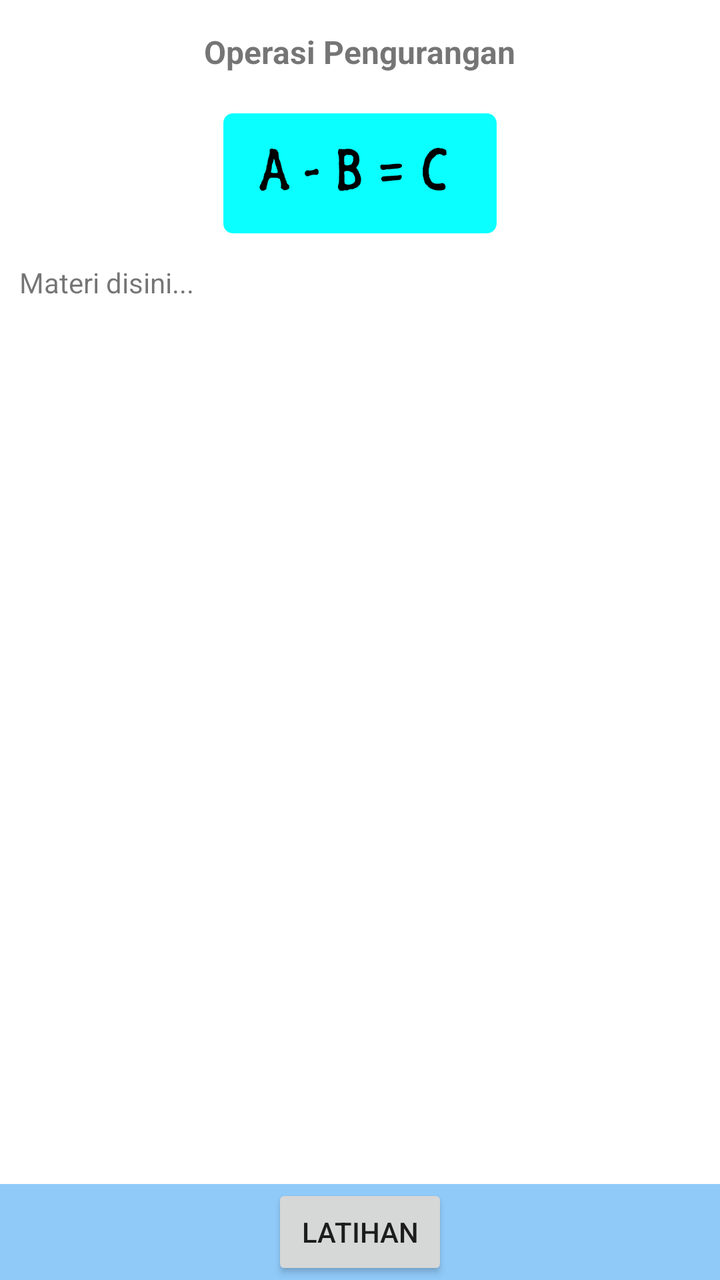
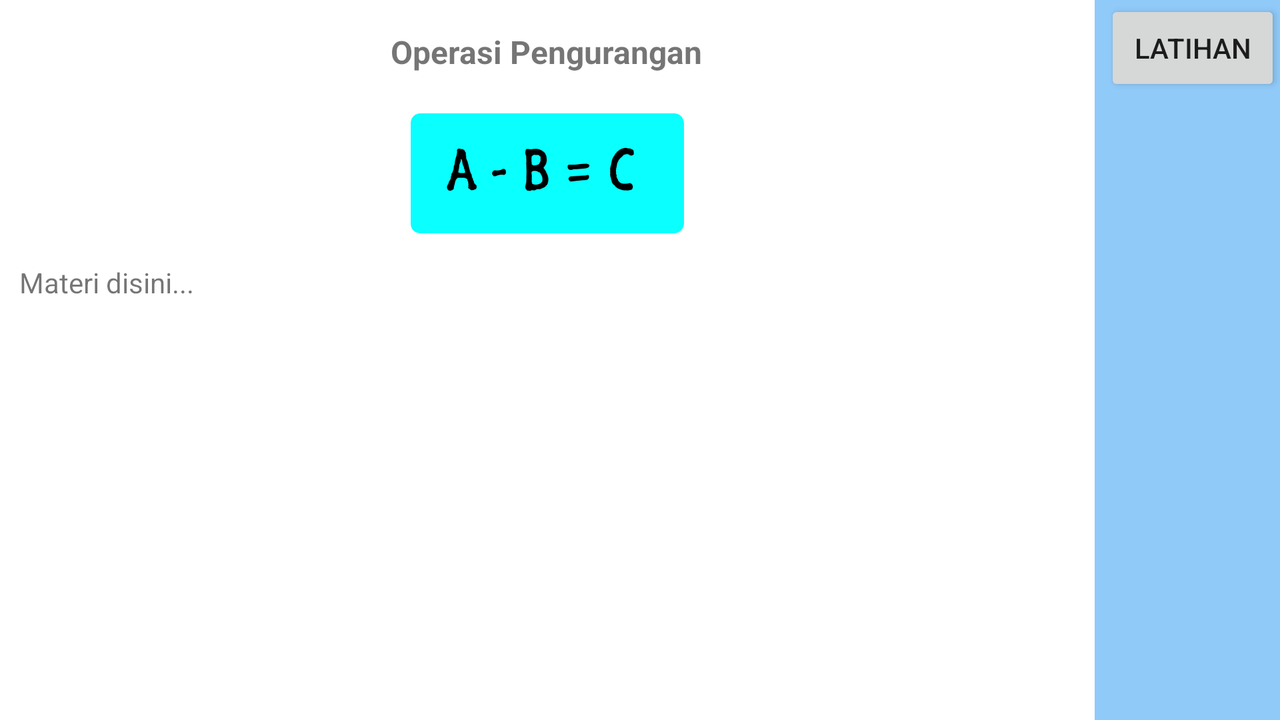

The same Android screen from two of the app's own layout files: first res/layout/ as a phone draws it, then the repository's variant for another configuration, drawn on a device whose configuration selects that folder. Both files follow.
<!-- AndroidManifest.xml: application theme AppTheme -->
<!-- res/layout/activity_menu_kurang.xml -->
<?xml version="1.0" encoding="utf-8"?>
<LinearLayout xmlns:android="http://schemas.android.com/apk/res/android"
    xmlns:tools="http://schemas.android.com/tools"
    android:layout_width="match_parent"
    android:layout_height="match_parent"
    android:paddingBottom="@dimen/activity_vertical_margin"
    android:paddingLeft="@dimen/activity_horizontal_margin"
    android:paddingRight="@dimen/activity_horizontal_margin"
    android:paddingTop="@dimen/activity_vertical_margin"
    android:orientation="vertical"
    style="@style/Main"
    android:gravity="center_horizontal"
    tools:context="com.digitcreativestudio.berhitung.MenuKurangActivity">

    <LinearLayout
        android:layout_width="match_parent"
        android:layout_height="0dp"
        android:layout_weight="1"
        android:background="@android:color/white"
        android:orientation="vertical">

        <TextView
            android:layout_width="wrap_content"
            android:layout_height="wrap_content"
            android:layout_gravity="center"
            style="@style/HeaderTextStyle"
            android:text="Operasi Pengurangan"/>
        <ImageView
            android:layout_width="wrap_content"
            android:layout_height="70dp"
            android:padding="5dp"
            android:layout_gravity="center"
            android:scaleType="centerInside"
            android:src="@drawable/kurang"/>
        <TextView
            android:layout_width="match_parent"
            android:layout_height="wrap_content"
            style="@style/MateriBerhitung"
            android:id="@+id/materi"
            android:text="Materi disini..."/>

    </LinearLayout>

    <RelativeLayout
        android:layout_width="match_parent"
        android:layout_height="wrap_content">

        <Button
            android:layout_width="wrap_content"
            android:layout_height="wrap_content"
            android:text="Latihan"
            android:layout_alignParentRight="false"
            android:id="@+id/latihan_kurang"
            android:layout_centerHorizontal="true" />

    </RelativeLayout>

</LinearLayout>
<!-- resources referenced by this layout -->
<resources>
  <!-- drawable kurang: png bitmap (drawable, 10370 bytes) -->
  <style name="HeaderTextStyle">
          <item name="android:textSize">16sp</item>
          <item name="android:textStyle">bold</item>
          <item name="android:padding">15dp</item>
      </style>
  <style name="Main">
          <item name="android:background">#90caf9</item>
      </style>
  <style name="MateriBerhitung">
          <item name="android:padding">10dp</item>
          <item name="android:textSize">14sp</item>
      </style>
  <style name="AppTheme" parent="Theme.AppCompat.Light.DarkActionBar">
          
          <item name="colorPrimary">#1e88e5</item>
          <item name="colorPrimaryDark">#1565c0</item>
          <item name="colorAccent">#42a5f5</item>
      </style>
</resources>
<!-- res/layout-land/activity_menu_kurang.xml (the repository's variant of the layout above) -->
<!-- drawn on the phone turned sideways -->
<?xml version="1.0" encoding="utf-8"?>
<LinearLayout xmlns:android="http://schemas.android.com/apk/res/android"
    xmlns:tools="http://schemas.android.com/tools"
    android:layout_width="match_parent"
    android:layout_height="match_parent"
    android:paddingBottom="@dimen/activity_vertical_margin"
    android:paddingLeft="@dimen/activity_horizontal_margin"
    android:paddingRight="@dimen/activity_horizontal_margin"
    android:paddingTop="@dimen/activity_vertical_margin"
    android:orientation="horizontal"
    style="@style/Main"
    android:gravity="center_horizontal"
    tools:context="com.digitcreativestudio.berhitung.MenuKurangActivity">

    <LinearLayout
        android:layout_width="0dp"
        android:layout_height="match_parent"
        android:layout_weight="1"
        android:background="@android:color/white"
        android:orientation="vertical">

        <TextView
            android:layout_width="wrap_content"
            android:layout_height="wrap_content"
            android:layout_gravity="center"
            style="@style/HeaderTextStyle"
            android:text="Operasi Pengurangan"/>
        <ImageView
            android:layout_width="wrap_content"
            android:layout_height="70dp"
            android:padding="5dp"
            android:layout_gravity="center"
            android:scaleType="centerInside"
            android:src="@drawable/kurang"/>
        <TextView
            android:layout_width="match_parent"
            android:layout_height="wrap_content"
            style="@style/MateriBerhitung"
            android:id="@+id/materi"
            android:text="Materi disini..."/>

    </LinearLayout>

    <Button
        android:layout_width="wrap_content"
        android:layout_height="wrap_content"
        android:text="Latihan"
        android:layout_alignParentRight="false"
        android:layout_marginLeft="5dp"
        android:id="@+id/latihan_kurang"
        android:layout_centerHorizontal="true" />


</LinearLayout>
